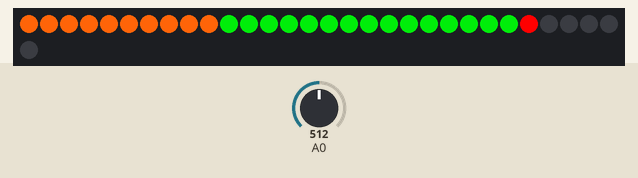
A sketch run on a simulated Arduino Uno, built with avr-gcc and run on an emulated ATmega328P. Shown: 31 RGB LEDs in strip order, left to right, continuing on the next row. The test bench sets the inputs (shaded band); at power-on: A0 = 512.

Above: at 1.6 s.
1.7 s: A0 set to 716
At 2.0 s:
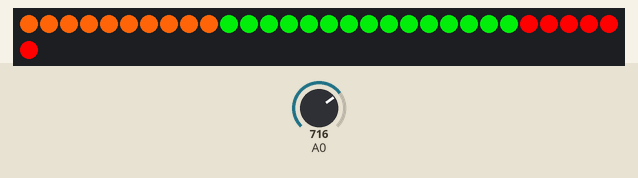
3.2 s: A0 set to 306
At 5.16 s:
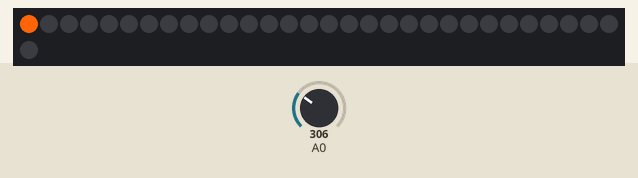
5.2 s: A0 set to 15
At 7.0 s:
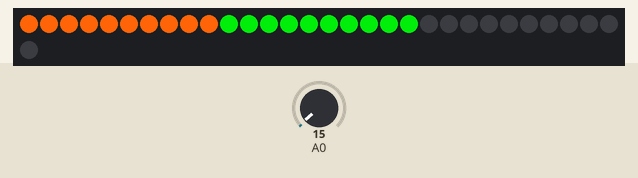
8.0 s: A0 set to 122
9.5 s: A0 set to 900
At 10.4 s:
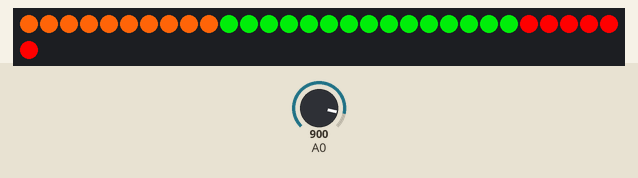
Timing chart, 0 to 12.0 s (numbered marks = the images above; inputs shaded):
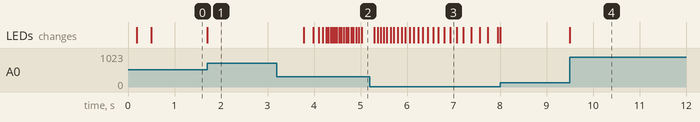

The sketch:

VUNeoPixels.ino
```cpp
// AnalogToNeoPixels
// maps the analog pin A0 to turn NEO Pixels
//
// Requires Adafruit NeoPixel library
//

#include <Adafruit_NeoPixel.h>

#define PIXEL_PIN      3
#define NUMPIXELS      30

// When we setup the NeoPixel library, we tell it how many pixels, and which pin to use to send signals.
Adafruit_NeoPixel pixels = Adafruit_NeoPixel(NUMPIXELS+1, PIXEL_PIN, NEO_GRB + NEO_KHZ800);

// mic variables
int micLow = 300;
int micHigh = 600;
float decayingMicReading = 0;

// Setup function
// runs once at startup
void setup() {
  pixels.begin(); // INITIALIZE NeoPixel strip object (REQUIRED)

  // wake up animation
  wakeUP(255, 100, 10);
}

// main loop
// runs continuously:
void loop() {


  VUMeter();
}

void VUMeter(){
  // get value at analog pin
  int level = analogRead(A0);

// Peak follower
  if (level > decayingMicReading){
    decayingMicReading = level;
  }else{
    decayingMicReading *= .999;
  }

  // map to new range
  // int brightness = abs(map(decayingMicReading, micLow, micHigh, 0, 255));

  // map to new range
  int outputLevel = abs(map(decayingMicReading, micLow, micHigh, 0, 35));


  // constrain to range
  outputLevel = constrain(outputLevel, 0, 30);

  // turn on outputLevel number of LEDs
  for(int i = 0; i < NUMPIXELS+1; i++){
    if(i < outputLevel+1 && i < 10){
      // yellow
      pixels.setPixelColor(i, pixels.Color(255, 100, 8));
    }else if(i < outputLevel+1 && i < 25){
      // green
      pixels.setPixelColor(i, pixels.Color(0, 200, 8));
    } else if(i < outputLevel+2 && i >= 25){
      // red
      pixels.setPixelColor(i, pixels.Color(255, 0, 0));
    }
    else{
      // off
      pixels.setPixelColor(i, pixels.Color(0, 0, 0));
    }
  }
  // write them to the strip
  pixels.show();
}


// Wake up animation
// swipe color on then off
void wakeUP(int r, int g, int b){
  pixels.clear();
  pixels.show();
  for(int i = 0; i < NUMPIXELS; i++){
      // set pixel to value R, G, B
      pixels.setPixelColor(i, pixels.Color(r, g, b));
      pixels.show();
      delay(5);
  }
  delay(100);
  for(int i = 0; i < NUMPIXELS; i++){
      pixels.setPixelColor(i, pixels.Color(0, 0, 0));
      pixels.show();
      delay(5);
  }
  pixels.clear();
  pixels.show();
}
```

Measured:
- after the input at 1.7 s, the LEDs: change at once (image 1)
- after the input at 3.2 s, the LEDs: first change after 0.58 s (image 2 shows a later state)
- after the input at 5.2 s, the LEDs: first change after 0.10 s (image 3 shows a later state)
- after the input at 9.5 s, the LEDs: change at once (image 4)
